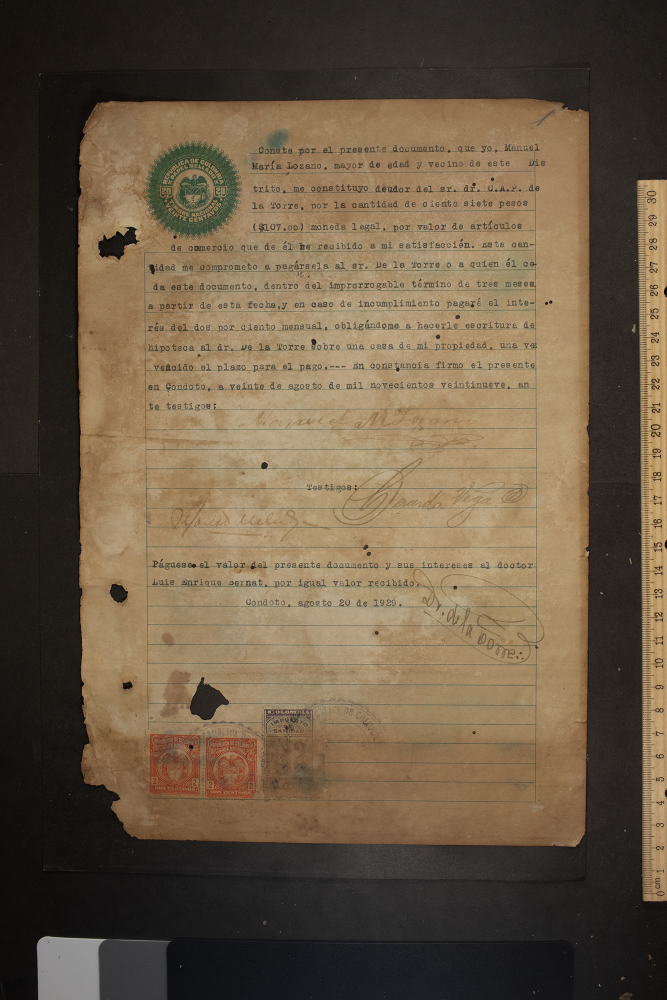
#> input picture fiche_templates/examples_gpt4/EAP1477_MFC_B10_Doc03_BernatvsLozano_IMG_007/EAP1477_MFC_B10_Doc03_BernatvsLozano_IMG_007.jpg, 1334 x 2000 px (shown at 1/2 size)
$ python -i segment_images.py   (imports and definitions only)
#> lines starting #> are read from the running program, lines starting #| are printed output that depends on the picture; after the words box and inside, x2 and y2 are one past the last pixel; in counts of white or black regions, pixels touching at a corner belong together
"""Segment document image regions without modifying source files (#1391)."""

from __future__ import annotations

import logging
import tempfile
from pathlib import Path
from typing import Any

from fichero.llm import LLMConfig
from fichero.workflows.registry import register_tool
from fichero.workflows.tools.image_edit_chains import append_image_edit_operations
from fichero.workflows.types import DataType, PortDef, State

logger = logging.getLogger(__name__)

_IMAGE_SUFFIXES = {".jpg", ".jpeg", ".png", ".tif", ".tiff", ".bmp", ".webp"}
_ALLOWED_FORMATS = {"jpg", "jpeg", "png", "tiff", "webp"}

SEGMENT_IMAGES_CONFIG = {
    "method": {
        "type": "string",
        "enum": ["foreground", "page"],
        "default": "foreground",
        "description": "Segmentation method.",
    },
    "threshold": {
        "type": "integer",
        "default": 28,
        "minimum": 0,
        "maximum": 255,
        "description": "Foreground threshold for document-region detection.",
    },
    "min_area": {
        "type": "integer",
        "default": 100,
        "minimum": 1,
        "description": "Minimum segment area in pixels.",
    },
    "max_segments": {
        "type": "integer",
        "default": 20,
        "minimum": 1,
        "maximum": 200,
        "description": "Maximum number of regions to emit.",
    },
    "output_format": {
        "type": "string",
        "enum": ["jpg", "png", "tiff", "webp"],
        "default": "png",
        "description": "Derived segment image format.",
    },
    "compression_quality": {
        "type": "integer",
        "default": 90,
        "minimum": 1,
        "maximum": 100,
        "description": "JPEG/WebP compression quality.",
    },
    "output_dir": {
        "type": "string",
        "default": "",
        "description": "Optional output directory. Defaults to a temp directory.",
    },
}


def _normalise_format(output_format: str) -> str:
    fmt = (output_format or "png").lower().lstrip(".")
    if fmt not in _ALLOWED_FORMATS:
        raise ValueError(f"Unsupported output format: {output_format}")
    return "jpeg" if fmt == "jpg" else fmt


def _extension_for_format(output_format: str) -> str:
    fmt = _normalise_format(output_format)
#> in segment_image_file, image is the input picture: PIL image 1334x2000 RGB; mean R, G, B 106.1, 89.8, 68.9
    return "jpg" if fmt == "jpeg" else fmt


def _save_image(
    image: Any,
    output_path: Path,
    *,
    output_format: str,
    compression_quality: int,
) -> None:
    output_path.parent.mkdir(parents=True, exist_ok=True)
    fmt = _normalise_format(output_format)
    save_kwargs: dict[str, Any] = {"format": fmt.upper() if fmt != "jpeg" else "JPEG"}
    if fmt in {"jpeg", "webp"}:
        save_kwargs["quality"] = max(1, min(100, int(compression_quality)))
    if fmt == "jpeg" and image.mode in {"RGBA", "P"}:
        image = image.convert("RGB")
    image.save(output_path, **save_kwargs)


def detect_segments(
    image: Any,
    *,
    method: str = "foreground",
    threshold: int = 28,
    min_area: int = 100,
    max_segments: int = 20,
) -> list[dict[str, Any]]:
    """Detect foreground connected-component regions."""
#> called with method = 'foreground', threshold = 28, min_area = 100, max_segments = 20
    method = (method or "foreground").strip().lower()
    if method == "page":
        return [{"bbox": [0, 0, image.width, image.height], "area": image.width * image.height, "segment_type": "page"}]
    if method != "foreground":
        raise ValueError(f"Unsupported segmentation method: {method}")

    from PIL import Image, ImageChops

    threshold = max(0, min(255, int(threshold)))
    min_area = max(1, int(min_area))
    max_segments = max(1, min(200, int(max_segments)))
    rgb = image.convert("RGB")
    background = Image.new("RGB", rgb.size, rgb.getpixel((0, 0)))
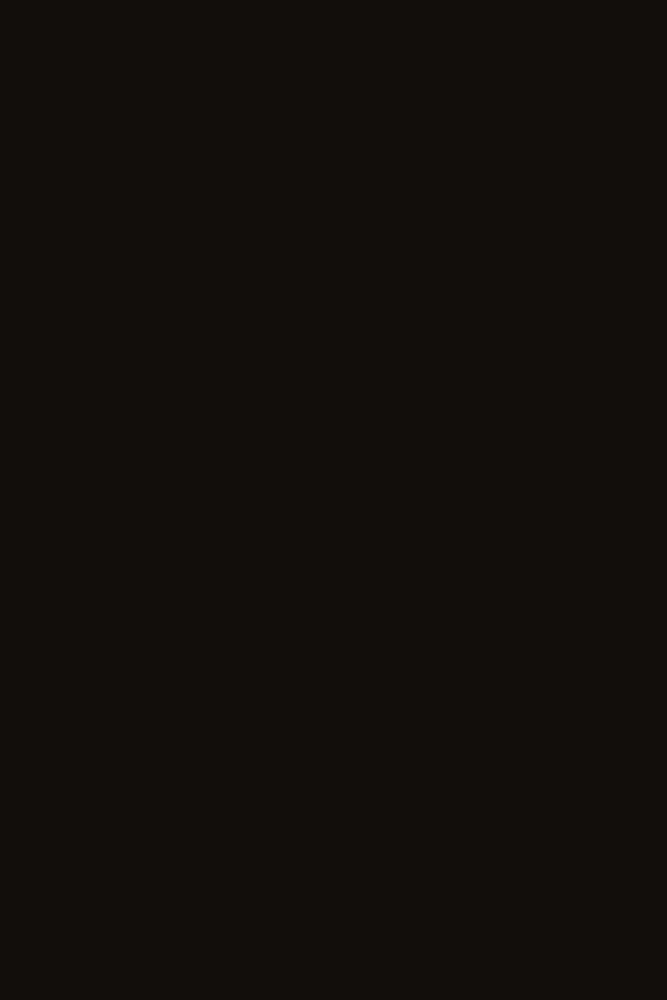
#> background: PIL image 1334x2000 RGB (shown at 1/2 size); mean R, G, B 18, 14, 11
    diff = ImageChops.difference(rgb, background).convert("L")
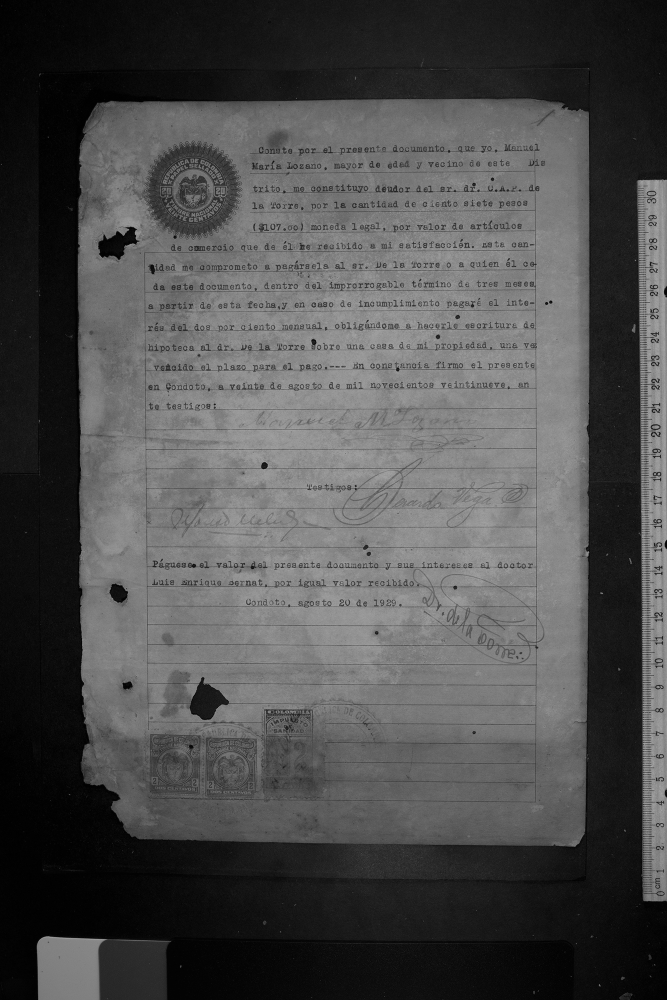
#> diff: PIL image 1334x2000 L (shown at 1/2 size); min 0, max 184, mean 77.4
    mask = diff.point(lambda value: 255 if value > threshold else 0)
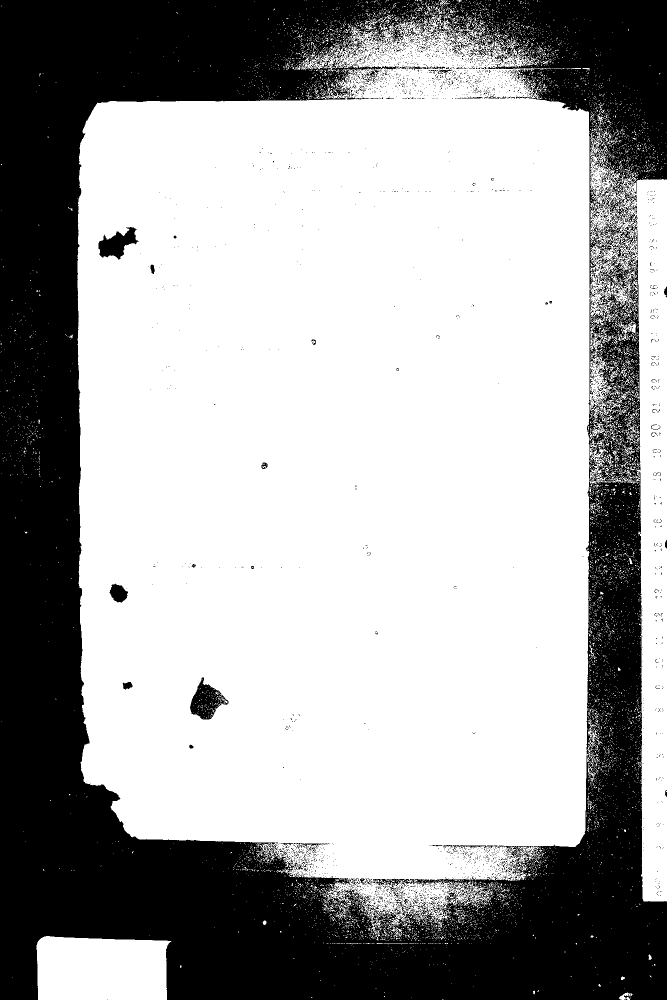
#> mask: PIL image 1334x2000 L (shown at 1/2 size); 65.1% white; 3604 black regions (3497 under 20 px), largest, box (x1, y1, x2, y2) and area: (0, 0, 1334, 2000) 908581, (380, 1355, 457, 1439) 3128, (197, 454, 278, 519) 2675
    pixels = mask.load()
    width, height = mask.size
#> width = 1334; height = 2000
    visited: set[tuple[int, int]] = set()
    segments: list[dict[str, Any]] = []

    for y in range(height):
        for x in range(width):
            if (x, y) in visited or pixels[x, y] == 0:
                continue
            stack = [(x, y)]
            visited.add((x, y))
            min_x = max_x = x
            min_y = max_y = y
            area = 0
            while stack:
                px, py = stack.pop()
                area += 1
                min_x = min(min_x, px)
                max_x = max(max_x, px)
                min_y = min(min_y, py)
                max_y = max(max_y, py)
                for nx, ny in ((px - 1, py), (px + 1, py), (px, py - 1), (px, py + 1)):
                    if nx < 0 or ny < 0 or nx >= width or ny >= height:
                        continue
                    if (nx, ny) in visited or pixels[nx, ny] == 0:
                        continue
                    visited.add((nx, ny))
                    stack.append((nx, ny))
            if area >= min_area:
                segments.append(
                    {
                        "bbox": [min_x, min_y, max_x - min_x + 1, max_y - min_y + 1],
                        "area": area,
                        "segment_type": "foreground",
                    }
                )
    segments.sort(key=lambda item: (item["bbox"][1], item["bbox"][0]))
    return segments[:max_segments]


def segment_image_file(
    file_path: str | Path,
    output_dir: str | Path,
    *,
    method: str = "foreground",
    threshold: int = 28,
    min_area: int = 100,
    max_segments: int = 20,
    output_format: str = "png",
    compression_quality: int = 90,
) -> dict[str, Any]:
    """Segment one image into cropped derived files."""
    source = Path(file_path)
    output_root = Path(output_dir)
    ext = _extension_for_format(output_format)

    try:
        if source.suffix.lower() not in _IMAGE_SUFFIXES:
            raise ValueError(f"Unsupported input file type: {source.suffix}")

        from PIL import Image

        with Image.open(source) as image:
            original = image.copy()
            segments = detect_segments(
                original,
                method=method,
                threshold=threshold,
                min_area=min_area,
                max_segments=max_segments,
            )
#> segments = 20 items
            outputs: list[str] = []
            for index, segment in enumerate(segments, start=1):
                left, top, width, height = segment["bbox"]
                cropped = original.crop((left, top, left + width, top + height))
                output_path = output_root / f"{source.stem}_segment_{index:03d}.{ext}"
                _save_image(
                    cropped,
                    output_path,
                    output_format=output_format,
                    compression_quality=compression_quality,
                )
                outputs.append(str(output_path))
#> this loop made 20 passes
#> (left, top, width, height) on passes 1 to 12: (155, 30, 1025, 1813), (883, 38, 16, 23), (729, 42, 26, 18), (700, 57, 27, 19), (937, 59, 19, 17), (960, 82, 23, 21), (603, 103, 77, 40), (1180, 277, 71, 160), (1180, 354, 154, 1449), (1240, 396, 28, 23), (1247, 477, 17, 21), (1249, 545, 15, 19)
#> pass 1, in segment_image_file, `cropped = original.crop((left, top, left + width, top + height))`:
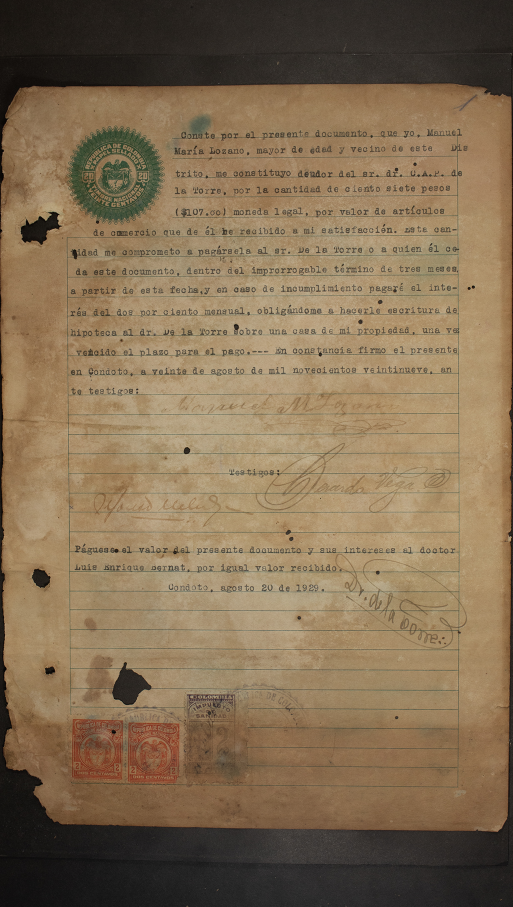
#> cropped: PIL image 1025x1813 RGB (shown at 1/2 size); mean R, G, B 131.9, 110.8, 83.6
#> pass 2, in segment_image_file, `cropped = original.crop((left, top, left + width, top + height))`:
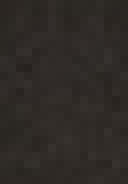
#> cropped: PIL image 16x23 RGB (shown 8 times larger); mean R, G, B 47.1, 42.6, 38.8
#> pass 3, in segment_image_file, `cropped = original.crop((left, top, left + width, top + height))`:
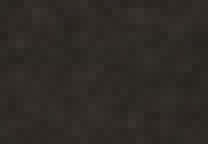
#> cropped: PIL image 26x18 RGB (shown 8 times larger); mean R, G, B 46.9, 42.6, 38.3
#> after the loop:
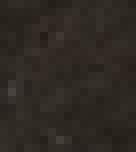
#> cropped: PIL image 17x19 RGB (shown 8 times larger); mean R, G, B 46.9, 41.3, 35.4
#> after the loop, outputs = 20 items

        return {
            "source": str(source),
            "outputs": outputs,
            "output_files": outputs,
            "segments": segments,
            "details": {
                "original_format": source.suffix.lower(),
                "output_format": ext,
                "total_segments": len(segments),
                "method": method,
                "threshold": threshold,
                "min_area": min_area,
                "max_segments": max_segments,
            },
            "error": None,
        }
    except Exception as exc:
        logger.warning("segment_images failed for %s: %s", source, exc)
        return {
            "source": str(source),
            "outputs": [],
            "output_files": [],
            "segments": [],
            "details": {},
            "error": str(exc),
        }


# [99 lines not run here, left out]

>>> result = segment_image_file('../../../../../fiche_templates/examples_gpt4/EAP1477_MFC_B10_Doc03_BernatvsLozano_IMG_007/EAP1477_MFC_B10_Doc03_BernatvsLozano_IMG_007.jpg', 'out.png')
#> result = 6 items
